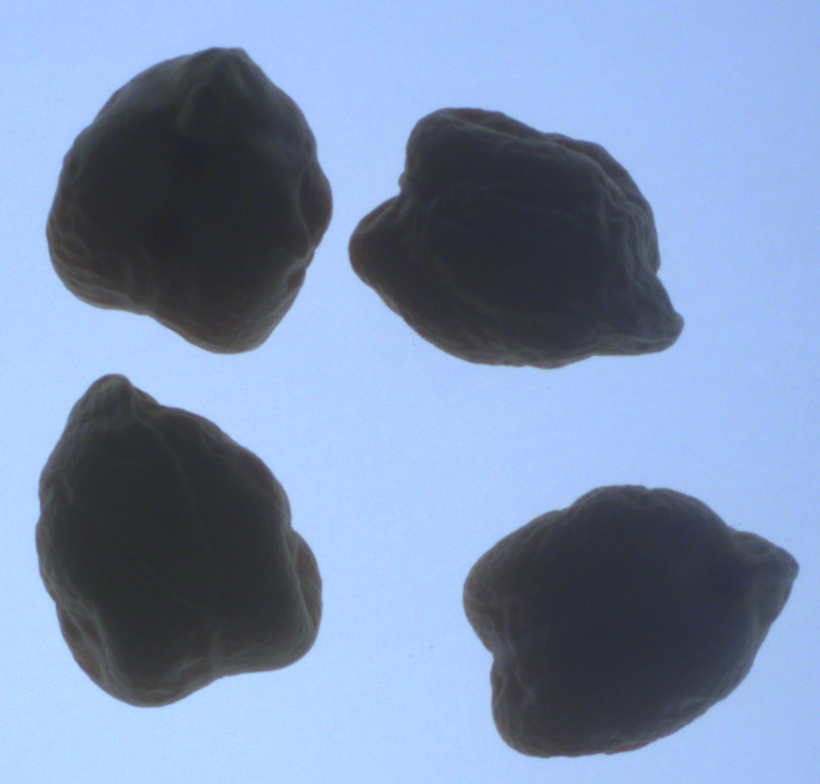
#> input picture Basic level image processing/c13_Object_Properties/img1_Dort_Nohut.png, 820 x 784 px
$ python K15_11_Centroid_Birden_Fazla_Nesne_Miktar.py
#> lines starting #> are read from the running program, lines starting #| are printed output that depends on the picture; after the words box and inside, x2 and y2 are one past the last pixel; in counts of white or black regions, pixels touching at a corner belong together
# -*- coding: utf-8 -*-
"""
Created on Tue Apr 16 09:33:42 2024

@author: muozi
"""

import numpy as np
import cv2

img = cv2.imread('img1_Dort_Nohut.png')
#> img is the input picture: shape (784, 820, 3); mean B, G, R 176.9, 144.3, 124.2

gray = cv2.cvtColor(img, cv2.COLOR_BGR2GRAY)
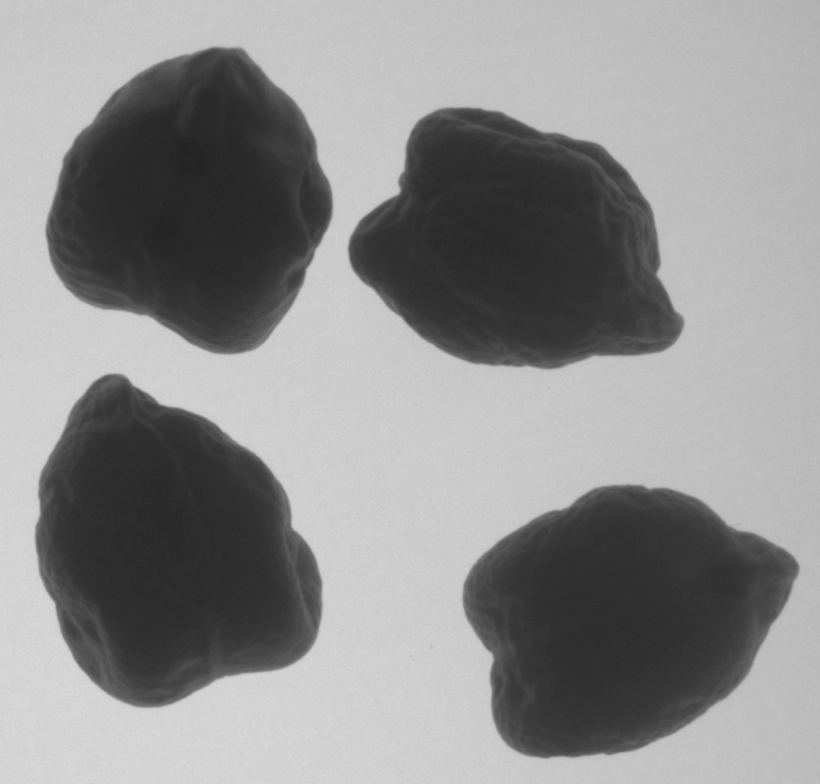
#> gray: shape (784, 820); min 34, max 218, mean 142
gray_blurred = cv2.blur(gray, (5, 5))
_, thresh = cv2.threshold(gray_blurred, 50, 255, cv2.THRESH_BINARY_INV + cv2.THRESH_OTSU)
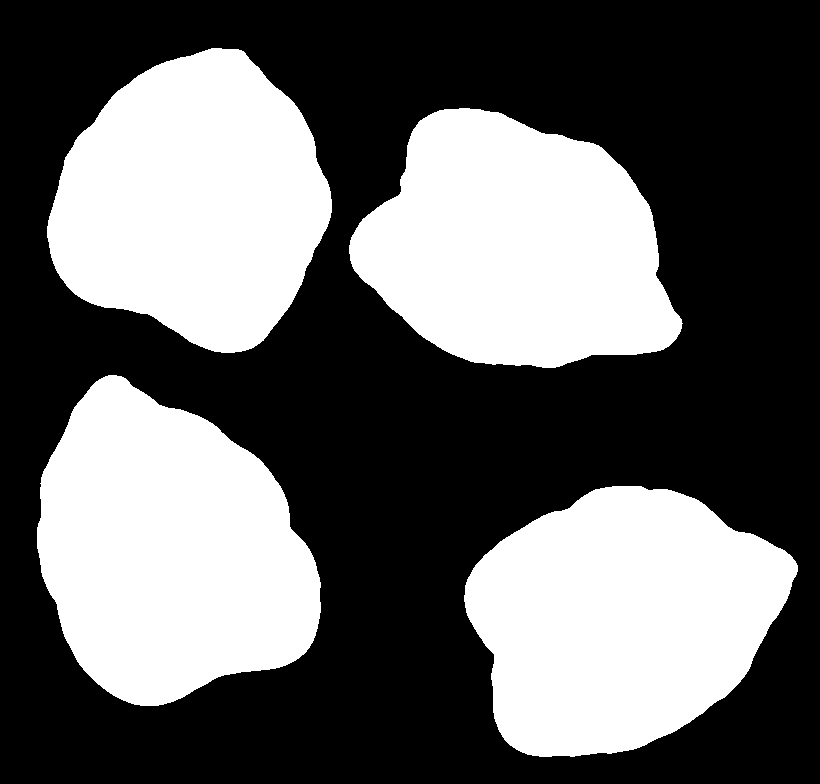
#> thresh: shape (784, 820); 39.6% white; 4 white regions

# Kontur bulma
contours, _ = cv2.findContours(thresh.copy(), cv2.RETR_EXTERNAL, cv2.CHAIN_APPROX_SIMPLE)
#> contours = 4 contours; box (x1, y1, x2, y2) and area: (37, 375, 321, 706) 66101, (464, 486, 798, 757) 64107, (47, 48, 332, 353) 61580, (349, 108, 683, 368) 60998

# Konturları çizme, alan hesabı yapma ve centroid bulma
img_contours = img.copy()

# Her bir kontur için işlemleri yapma
for contour in contours:
    cv2.drawContours(img_contours, [contour], -1, (0, 255, 0), 2)

    # Alan hesabı yapma
    area = cv2.contourArea(contour)
    print("Alan:", area)

    # Sınırlayıcı dikdörtgeni oluşturma
    x, y, w, h = cv2.boundingRect(contour)
    # Dikdörtgenin koordinat bilgilerini sol üst köşeye yazdırma

    # Dikdörtgeni çizme
    cv2.rectangle(img_contours, (x, y), (x + w, y + h), (0, 0, 255), 2)

    # Ağırlık merkezini (centroid) bulma
    M = cv2.moments(contour)
    cX = int(M["m10"] / M["m00"])
    cY = int(M["m01"] / M["m00"])

    # Ağırlık merkezine kırmızı bir nokta eklemek
    cv2.circle(img_contours, (cX, cY), 5, (0, 0, 255), -1)
#> this loop made 4 passes
#> (area, x, y, w, h, cX, cY) on passes 1 to 4: (64107, 464, 486, 334, 271, 620, 618), (66101, 37, 375, 284, 331, 168, 550), (60998, 349, 108, 334, 260, 516, 246), (61580, 47, 48, 285, 305, 192, 201)
#| Alan: 64107.0
#| Alan: 66101.0
#| Alan: 60998.0
#| Alan: 61580.0
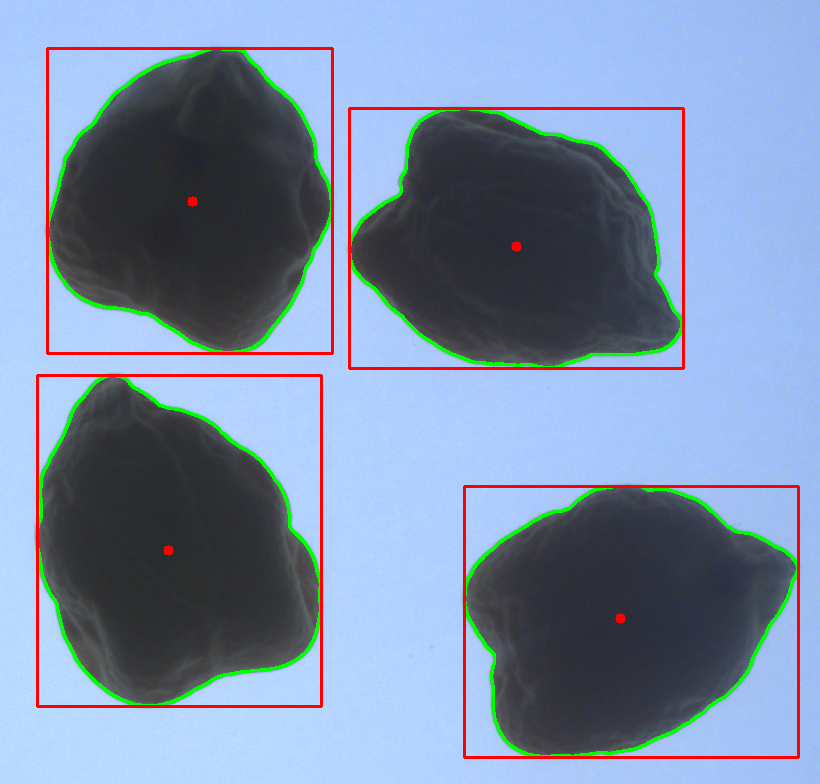
#> img_contours: shape (784, 820, 3); 4.16% of pixels changed, all inside (x1, y1, x2, y2) = (36, 47, 800, 759)

# Görüntüleri gösterme
cv2.imshow('Original Image', img)
cv2.imshow('Thresholded Image', thresh)
cv2.imshow('Contours', img_contours)

cv2.waitKey(0)
cv2.destroyAllWindows()
